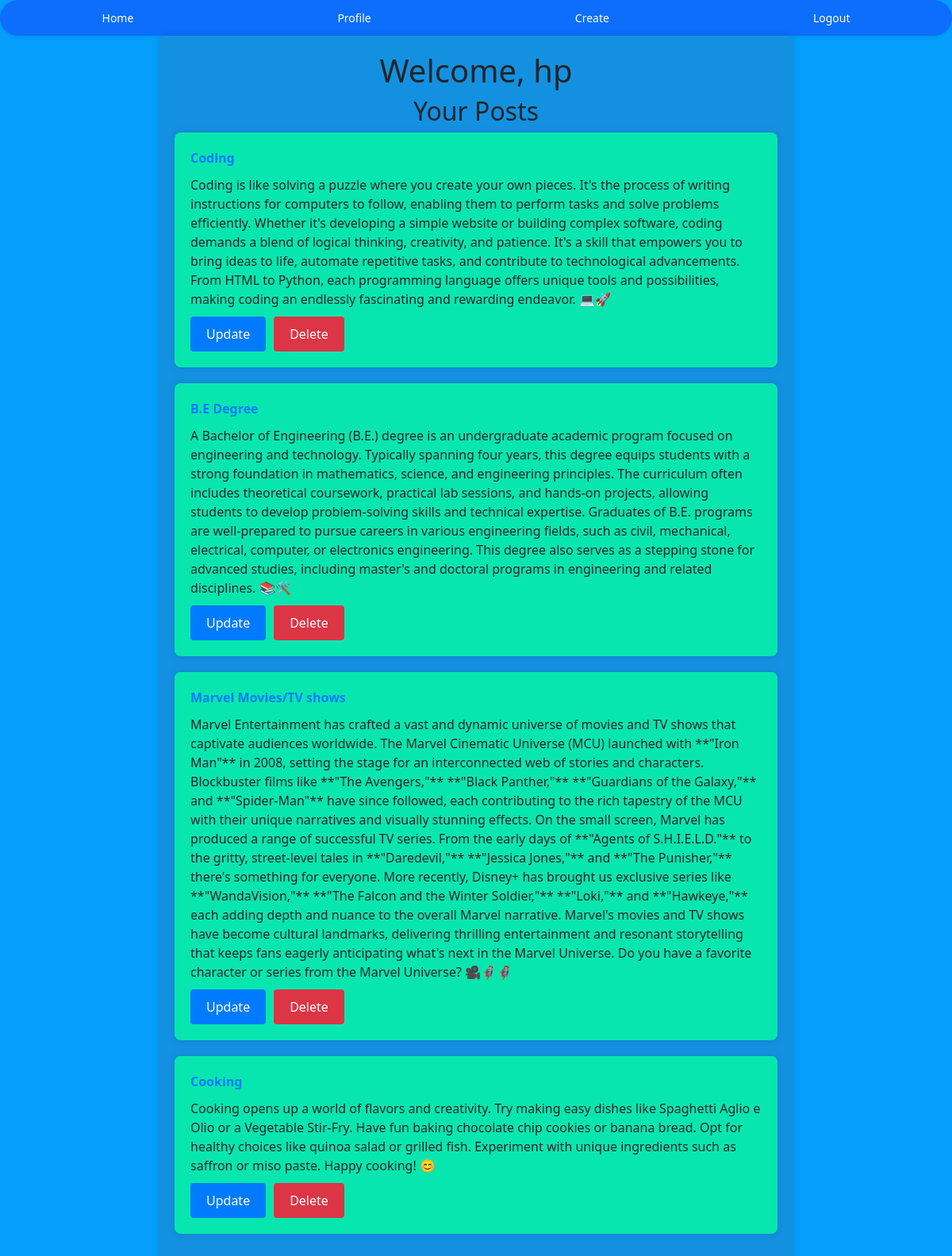
The app's page /dashboard/ (signed in) with its own data.
### social_media/models.py (models this page shows, shortened)
class Post(models.Model):
    title = models.CharField(max_length=100)
    content = models.TextField()
    category = models.ForeignKey('Category', on_delete=models.CASCADE,)
    user = models.ForeignKey(User, on_delete=models.CASCADE,default=1)

### social_media/views.py (the view)
# urls.py: path('dashboard/', views.user_dashboard, name='user_dashboard'),
def user_dashboard(request):
    user = request.user
    user_posts = Post.objects.filter(user=user)
    return render(request, 'user_dashboard.html', {'user': user, 'posts': user_posts})

### social_media/templates/user_dashboard.html (shortened to what this page needs)
{% extends 'social_media.html' %}
{% block content %}
<div class="dashboard-container">
    <h1>Welcome, {{ user.username }}</h1>
    <h2>Your Posts</h2>
    <ul class="posts-list">
        {% for post in posts %}
        <li class="post-item">
            <a href="{% url 'single_post' post.id %}">{{ post.title }}</a>
            <p>{{ post.content }}</p>
            <div class="action-buttons">
                <button onclick="window.location.href='{% url 'update_post' post.id %}'">Update</button>
                <button class="delete-button" onclick="window.location.href='{% url 'delete_post' post.id %}'">Delete</button>
            </div>
        </li>
        {% endfor %}
    </ul>
</div>
{% endblock content %}

### social_media/templates/user_dashboard.html (style rules this page uses)
body { background-color: #059efd; }
.dashboard-container { max-width: 800px; margin: 0 auto; padding: 20px; background-color: #1391e0; border-radius: 8px; box-shadow: 0 0 10px rgba(0, 0, 0, 0.1); }
.dashboard-container h1, .dashboard-container h2 { text-align: center; }
.posts-list { list-style-type: none; padding: 0; display: flex; flex-direction: column; gap: 20px; }
.post-item { padding: 20px; background-color: #08e6af; border-radius: 8px; box-shadow: 0 0 10px rgba(0, 0, 0, 0.1); }
.post-item a { font-weight: bold; color: #007bff; text-decoration: none; }
.post-item p { margin: 10px 0 0; }
.action-buttons { display: flex; gap: 10px; margin-top: 10px; }
.action-buttons button { padding: 10px 20px; border: none; border-radius: 4px; background-color: #007bff; color: white; cursor: pointer; }
.action-buttons .delete-button { background-color: #dc3545; }

### records on screen
Post: title "Coding", content "Coding is like solving a puzzle where you create your own pieces. It's the process of writing instructions for computers to follow, enabling them to perform tasks and solve problems efficiently. Whether it's developing a simple website or building complex software, coding demands a blend of logical thinking, creativity, and patience. It's a skill that empowers you to bring ideas to life, automate repetitive tasks, and contribute to technological advancements. From HTML to Python, each programming language offers unique tools and possibilities, making coding an endlessly fascinating and rewarding endeavor. 💻🚀"
Post: title "B.E Degree", content "A Bachelor of Engineering (B.E.) degree is an undergraduate academic program focused on engineering and technology. Typically spanning four years, this degree equips students with a strong foundation in mathematics, science, and engineering principles. The curriculum often includes theoretical coursework, practical lab sessions, and hands-on projects, allowing students to develop problem-solving skills and technical expertise. Graduates of B.E. programs are well-prepared to pursue careers in various engineering fields, such as civil, mechanical, electrical, computer, or electronics engineering. This degree also serves as a stepping stone for advanced studies, including master's and doctoral…"
Post: title "Marvel Movies/TV shows", content "Marvel Entertainment has crafted a vast and dynamic universe of movies and TV shows that captivate audiences worldwide. The Marvel Cinematic Universe (MCU) launched with **\"Iron Man\"** in 2008, setting the stage for an interconnected web of stories and characters. Blockbuster films like **\"The Avengers,\"** **\"Black Panther,\"** **\"Guardians of the Galaxy,\"** and **\"Spider-Man\"** have since followed, each contributing to the rich tapestry of the MCU with their unique narratives and visually stunning effects. On the small screen, Marvel has produced a range of successful TV series. From the early days of **\"Agents of S.H.I.E.L.D.\"** to the gritty, street-level tales in **\"Daredevil,\"**…"
Post: title "Cooking", content "Cooking opens up a world of flavors and creativity. Try making easy dishes like Spaghetti Aglio e Olio or a Vegetable Stir-Fry. Have fun baking chocolate chip cookies or banana bread. Opt for healthy choices like quinoa salad or grilled fish. Experiment with unique ingredients such as saffron or miso paste. Happy cooking! 😊"

### other values on screen
{{ user.username }} "hp"
